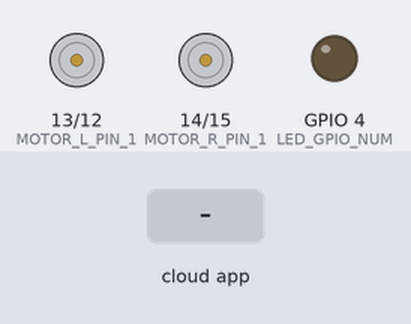
A sketch run on a simulated ESP32. On the bench: motor-driver pin pairs drawn as motors (green arrow = first pin HIGH = forward, orange = second pin HIGH = backward, longer = more drive), output pins drawn as LEDs (lit = HIGH). The test bench sets the inputs (shaded band). The ROS host is connected and sends only what is stated; what the sketch prints to the serial monitor is not drawn.

Above: at 1.2 s.
1.3 s: the phone or cloud app sets linear.x to -100
At 2.1 s:
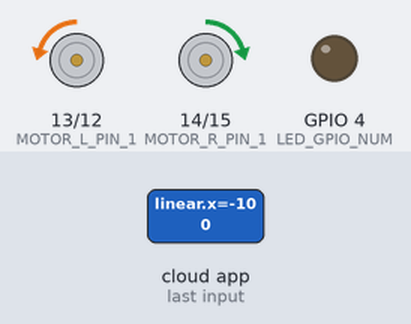
4.3 s: the phone or cloud app sets linear.x to 100
At 5.7 s:
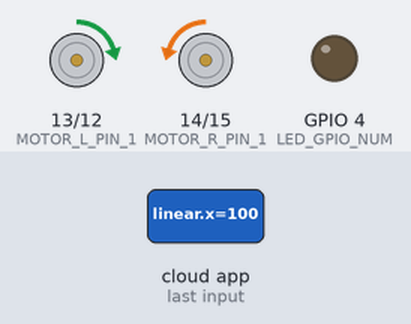
7.3 s: the phone or cloud app sets angular.z to -100
At 7.7 s:
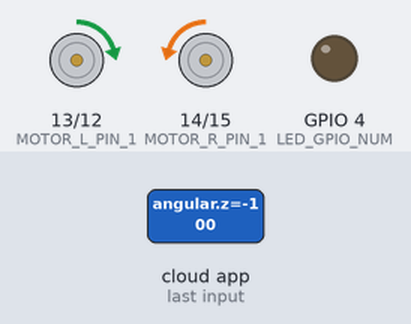
10.3 s: the phone or cloud app sets linear.x to 0
At 11.3 s:
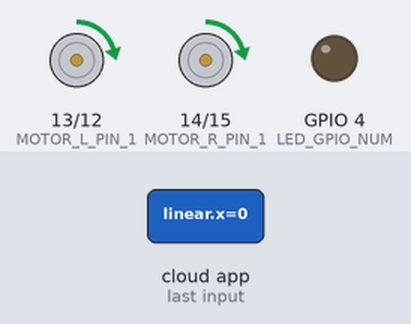
13.3 s: the phone or cloud app sets angular.z to 100
At 13.6 s:
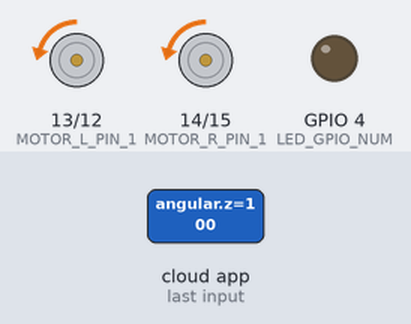
Timing chart, 0 to 16.8 s (numbered marks = the images above; inputs shaded):
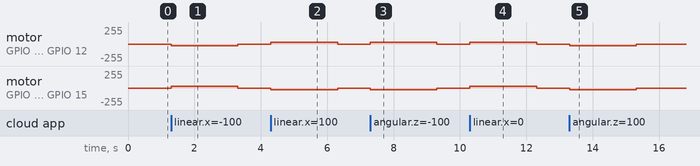

The sketch:

motor_sub.ino
```cpp
// 이 파일은 비워둡니다. 아두이노 컴파일러(arduino-cli)가 이 폴더를 프로젝트로 인식하기 위한 표시 파일이에요.
// 실제 코드는 motor_sub.cpp 에 있어요. 업로드: ~/microros_ws/ota/ota_upload.sh ~/ros2_ws/src/rc_car/src/motor_sub.cpp
```

motor_sub.cpp
```cpp
#include <Arduino.h>   // .cpp 에서는 직접 넣어야 함 (.ino 는 자동으로 넣어줌)
// motor_sub (ESP32): /rc_car/cmd_vel 을 ESP32가 직접 구독해서 모터 구동 (ESP32-CAM)
//   linear.x  > 0 : 전진    < 0 : 후진
//   angular.z > 0 : 좌회전  < 0 : 우회전
//   모두 0        : 정지
// 속도 = 받은 값(단계 1~10)의 크기 x 25.5  (1 -> 25, 4 -> 102, 10 -> 255 최대)
// 명령 1번에 MOVE_TIME_MS(2초) 동안만 움직이고 자동 정지 (신호가 끊겨도 안전)
//
// 보드: AI Thinker ESP32-CAM / ESP32 코어 2.0.17 / 파티션 Minimal SPIFFS (OTA용)
// 라이브러리: micro_ros_arduino (v2.0.8-jazzy, MTU 1400 으로 재빌드한 버전)
// OTA: 호스트명 esp32-cam-ros -> ~/microros_ws/ota/ota_upload.sh 로 무선 업로드

#include <micro_ros_arduino.h>
#include <rcl/rcl.h>
#include <rclc/rclc.h>
#include <rclc/executor.h>
#include <rmw_microros/rmw_microros.h>
#include <geometry_msgs/msg/twist.h>
#include <ArduinoOTA.h>

// ===== 네트워크 설정 =====
char ssid[]     = "YOUR_WIFI_SSID";       // 공유기 이름 (2.4GHz)
char password[] = "YOUR_WIFI_PASSWORD";   // 공유기 비밀번호
char agent_ip[] = "192.168.0.188";   // WSL(=Windows PC) IP. 바뀌면 여기 수정
const uint16_t AGENT_PORT = 8888;

// ===== 모터 핀 (Keyestudio 원본과 동일) =====
#define MOTOR_R_PIN_1 14
#define MOTOR_R_PIN_2 15
#define MOTOR_L_PIN_1 13
#define MOTOR_L_PIN_2 12
#define LED_GPIO_NUM  4

const float SPEED_SCALE = 25.5;         // 받은 값 1 당 PWM 25.5 (10단계 = 255)
int motor_speed = 102;                   // 현재 속도 0~255 (명령 받을 때마다 바뀜)
const unsigned long MOVE_TIME_MS = 2000; // 한 번에 움직이는 시간

rcl_allocator_t allocator;
rclc_support_t support;
rcl_node_t node;
rcl_subscription_t cmd_sub;
rclc_executor_t executor;
geometry_msgs__msg__Twist cmd_msg;

unsigned long stop_at = 0;   // 이 시간이 되면 자동 정지 (0 = 정지 상태)

enum State { WAITING_AGENT, AGENT_AVAILABLE, AGENT_CONNECTED, AGENT_DISCONNECTED };
State state = WAITING_AGENT;

#define RCCHECK(fn) { if ((fn) != RCL_RET_OK) return false; }

// 모터 4개 핀에 PWM 값 쓰기 (R1, R2, L1, L2)
void motor(int r1, int r2, int l1, int l2) {
  analogWrite(MOTOR_R_PIN_1, r1);
  analogWrite(MOTOR_R_PIN_2, r2);
  analogWrite(MOTOR_L_PIN_1, l1);
  analogWrite(MOTOR_L_PIN_2, l2);
}
void car_forward()  { motor(0, motor_speed, motor_speed, 0); }
void car_backward() { motor(motor_speed, 0, 0, motor_speed); }
void car_left()     { motor(0, motor_speed, 0, motor_speed); }
void car_right()    { motor(motor_speed, 0, motor_speed, 0); }

// 받은 값 크기 -> PWM 속도 (0~255)
int to_speed(float v) {
  int sp = (int)(fabs(v) * SPEED_SCALE);
  if (sp > 255) sp = 255;
  return sp;
}
void car_stop()     { motor(0, 0, 0, 0); stop_at = 0; }

// /rc_car/cmd_vel 을 받으면 실행
void cmd_callback(const void *msgin) {
  const geometry_msgs__msg__Twist *m = (const geometry_msgs__msg__Twist *)msgin;
  const char *action;
  float v = (m->linear.x != 0) ? m->linear.x : m->angular.z;
  motor_speed = to_speed(v);
  if      (m->linear.x  > 0) { car_forward();  action = "forward"; }
  else if (m->linear.x  < 0) { car_backward(); action = "backward"; }
  else if (m->angular.z > 0) { car_left();     action = "left"; }
  else if (m->angular.z < 0) { car_right();    action = "right"; }
  else                       { car_stop();     action = "stop"; }

  if (strcmp(action, "stop") != 0) stop_at = millis() + MOVE_TIME_MS;
  Serial.printf("[RX] linear.x=%.2f angular.z=%.2f -> %s (speed %d)\n", m->linear.x, m->angular.z, action, motor_speed);
}

bool create_entities() {
  allocator = rcl_get_default_allocator();
  RCCHECK(rclc_support_init(&support, 0, NULL, &allocator));
  RCCHECK(rclc_node_init_default(&node, "motor_sub", "", &support));
  RCCHECK(rclc_subscription_init_default(&cmd_sub, &node,
          ROSIDL_GET_MSG_TYPE_SUPPORT(geometry_msgs, msg, Twist), "rc_car/cmd_vel"));
  executor = rclc_executor_get_zero_initialized_executor();
  RCCHECK(rclc_executor_init(&executor, &support.context, 1, &allocator));
  RCCHECK(rclc_executor_add_subscription(&executor, &cmd_sub, &cmd_msg, &cmd_callback, ON_NEW_DATA));
  return true;
}

void destroy_entities() {
  rmw_context_t *rmw_context = rcl_context_get_rmw_context(&support.context);
  (void)rmw_uros_set_context_entity_destroy_session_timeout(rmw_context, 0);
  rcl_subscription_fini(&cmd_sub, &node);
  rclc_executor_fini(&executor);
  rcl_node_fini(&node);
  rclc_support_fini(&support);
}

void setup() {
  Serial.begin(115200);
  pinMode(MOTOR_R_PIN_1, OUTPUT);
  pinMode(MOTOR_R_PIN_2, OUTPUT);
  pinMode(MOTOR_L_PIN_1, OUTPUT);
  pinMode(MOTOR_L_PIN_2, OUTPUT);
  pinMode(LED_GPIO_NUM, OUTPUT);
  digitalWrite(LED_GPIO_NUM, LOW);
  car_stop();

  set_microros_wifi_transports(ssid, password, agent_ip, AGENT_PORT);
  Serial.print("WiFi OK, ESP32 IP: ");
  Serial.println(WiFi.localIP());

  ArduinoOTA.setHostname("esp32-cam-ros");
  ArduinoOTA.setPassword("YOUR_OTA_PASSWORD");
  ArduinoOTA.onStart([]() { car_stop(); Serial.println("OTA 업로드 시작"); });
  ArduinoOTA.begin();
}

void loop() {
  ArduinoOTA.handle();

  // 2초 지나면 자동 정지
  if (stop_at != 0 && (long)(millis() - stop_at) >= 0) {
    car_stop();
    Serial.println("자동 정지");
  }

  switch (state) {
    case WAITING_AGENT:
      if (rmw_uros_ping_agent(100, 1) == RMW_RET_OK) state = AGENT_AVAILABLE;
      else delay(200);
      break;
    case AGENT_AVAILABLE:
      if (create_entities()) { state = AGENT_CONNECTED; Serial.println("Agent 연결됨!"); }
      else { destroy_entities(); state = WAITING_AGENT; }
      break;
    case AGENT_CONNECTED: {
      static unsigned long last_ping = 0;
      if (millis() - last_ping > 1000) {
        last_ping = millis();
        if (rmw_uros_ping_agent(100, 3) != RMW_RET_OK) { state = AGENT_DISCONNECTED; break; }
      }
      rclc_executor_spin_some(&executor, RCL_MS_TO_NS(10));
      break;
    }
    case AGENT_DISCONNECTED:
      Serial.println("Agent 끊김 -> 정지 후 재연결 대기");
      car_stop();
      destroy_entities();
      state = WAITING_AGENT;
      break;
  }
}
```

Measured:
- after the input at 1.3 s, motor on GPIO 13 (MOTOR_L_PIN_1) / GPIO 12 (MOTOR_L_PIN_2): stopped → backward 25/255 at once, → stopped 2.0 s later; motor on GPIO 14 (MOTOR_R_PIN_1) / GPIO 15 (MOTOR_R_PIN_2): stopped → forward 25/255 at once, → stopped 2.0 s later
- after the input at 4.3 s, motor on GPIO 13 (MOTOR_L_PIN_1) / GPIO 12 (MOTOR_L_PIN_2): stopped → forward 25/255 at once, → stopped 2.0 s later; motor on GPIO 14 (MOTOR_R_PIN_1) / GPIO 15 (MOTOR_R_PIN_2): stopped → backward 25/255 at once, → stopped 2.0 s later
- after the input at 7.3 s, motor on GPIO 13 (MOTOR_L_PIN_1) / GPIO 12 (MOTOR_L_PIN_2): stopped → forward 25/255 at once, → stopped 2.0 s later; motor on GPIO 14 (MOTOR_R_PIN_1) / GPIO 15 (MOTOR_R_PIN_2): stopped → backward 25/255 at once, → stopped 2.0 s later
- after the input at 10.3 s, motor on GPIO 13 (MOTOR_L_PIN_1) / GPIO 12 (MOTOR_L_PIN_2), motor on GPIO 14 (MOTOR_R_PIN_1) / GPIO 15 (MOTOR_R_PIN_2): stopped → forward 25/255 at once, → stopped 2.0 s later
- after the input at 13.3 s, motor on GPIO 13 (MOTOR_L_PIN_1) / GPIO 12 (MOTOR_L_PIN_2), motor on GPIO 14 (MOTOR_R_PIN_1) / GPIO 15 (MOTOR_R_PIN_2): stopped → backward 25/255 at once, → stopped 2.0 s later
